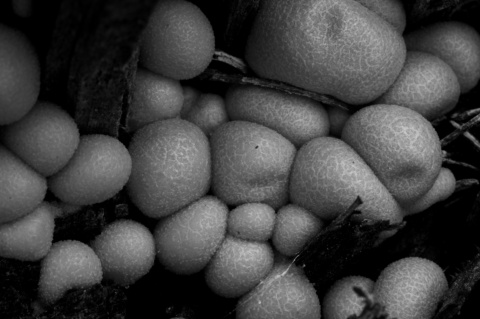
#> input picture Lab2 /fruits.jpg, 480 x 319 px
$ jupyter execute lab2_David.ipynb
#> lines starting #> are read from the running program, lines starting #| are printed output that depends on the picture
[cell 1]
import matplotlib.pyplot as plt
from matplotlib.patches import Circle
from skimage import io,color,img_as_float,transform
from scipy import ndimage as ndi
from skimage.feature import peak_local_max
from scipy import ndimage
import numpy as np
import time

[cell 2]
FILENAME='fruits.jpg'
THRESHOLD_ABS=0.15
THRESHOLD_REL=0.55

# [19 lines of commented-out code are left out]

STEPS = 21
SIGMA_O = 2/1.414
SIGMA_RATIO = 1.2

[cell 3]
def show_all_circles(image, cx, cy, rad, color='r'):
    """
    image: numpy array, representing the grayscsale image
    cx, cy: numpy arrays or lists, centers of the detected blobs
    rad: numpy array or list, radius of the detected blobs
    """
    import matplotlib.pyplot as plt
    from matplotlib.patches import Circle

    fig, ax = plt.subplots()
    ax.set_aspect('equal')
    ax.imshow(image, cmap='gray')
    for x, y, r in zip(cx, cy, rad):
        circ = Circle((x, y), r, color=color, fill=False)
        ax.add_patch(circ)

    plt.title('%i circles' % len(cx))
    plt.show()

[cell 4]
def find_circles_changing_filter(image,scales):

    coordinates=[[],[],[]]
    for s in scales:
        if FILENAME=='fruits.jpg':
            filtered = -ndimage.gaussian_laplace(image, sigma=s)
        elif FILENAME=='water_texture.jpg':
            filtered = ndimage.gaussian_laplace(image, sigma=s)
        else:
            filtered = ndimage.gaussian_laplace(image, sigma=s)**2
        filtered*=s**2


        peaks = peak_local_max(
            filtered,
            threshold_abs=THRESHOLD_ABS,
            threshold_rel=THRESHOLD_REL,
            footprint=np.ones((3,3))
        )

        if len(peaks[:,0])>0:
            coordinates[0]=np.concatenate([coordinates[0],peaks[:,0]])
            coordinates[1]=np.concatenate([coordinates[1],peaks[:,1]])
            coordinates[2]=np.concatenate([coordinates[2],[s*1.414 for x in range(len(peaks[:,0]))]])

    return coordinates

[cell 5]
def find_circles_changing_image(original_image,scales):

    coordinates=[[],[],[]]

    for k in range(len(scales)):

        rescale_factor=1.0/SIGMA_RATIO**k
        new_size=(int(original_image.shape[0]*rescale_factor),int(original_image.shape[1]*rescale_factor))
        image=transform.resize(original_image, new_size)

        if FILENAME=='fruits.jpg':
            filtered = -ndimage.gaussian_laplace(image, sigma=SIGMA_O)
        elif FILENAME=='water_texture.jpg':
            filtered = ndimage.gaussian_laplace(image, sigma=SIGMA_O)
        else:
            filtered = ndimage.gaussian_laplace(image, sigma=SIGMA_O)**2


        #filtered*=SIGMA_O**2


        peaks = peak_local_max(
            filtered,
            threshold_abs=THRESHOLD_ABS,
            threshold_rel=THRESHOLD_REL,
            footprint=np.ones((3,3))
        )

        for i in range(len(peaks)):
            peaks[i]= [int(item/rescale_factor) for item in peaks[i]]

        if len(peaks[:,0])>0:
            coordinates[0]=np.concatenate([coordinates[0],peaks[:,0]])
            coordinates[1]=np.concatenate([coordinates[1],peaks[:,1]])
            coordinates[2]=np.concatenate([coordinates[2],[SIGMA_O*SIGMA_RATIO**k*1.414 for x in range(len(peaks[:,0]))]])

    return coordinates

[cell 6]
original_image = io.imread(FILENAME)
#> original_image is the input picture: shape (319, 480); min 0, max 199, mean 63.4

if len(original_image.shape)>2:
    gray_image = img_as_float(color.rgb2gray(original_image))
else:
    gray_image = img_as_float(original_image)

scales = np.array([SIGMA_O * (SIGMA_RATIO ** i) for i in range(STEPS)])

[cell 7]
start = time.time()
coordinates = find_circles_changing_filter(gray_image,scales)
#> the loop in find_circles_changing_filter, `for s in scales:` made 21 passes
#> peaks on passes 4, 5, 6, 7, 8, 18, 19, 20: [[135, 468], [124, 455], [111, 471]], [[135, 468], [124, 455], [111, 471]], [[136, 469]], [[176, 447], [136, 469], [61, 234], [57, 224]], [[178, 447], [306, 356]], [[302, 407], [141, 405], [176, 361], [23, 341]], [[152, 397]], [[152, 390]]
#> pass 1, in find_circles_changing_filter, `filtered = -ndimage.gaussian_laplace(image, sigma=s)`:
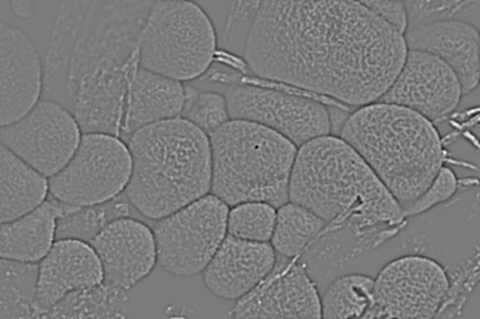
#> filtered: shape (319, 480) float64; min -0.0935, max 0.099, mean 1.63e-05; drawn with min black and max white
#> after the loop in find_circles_changing_filter, `for s in scales:`:
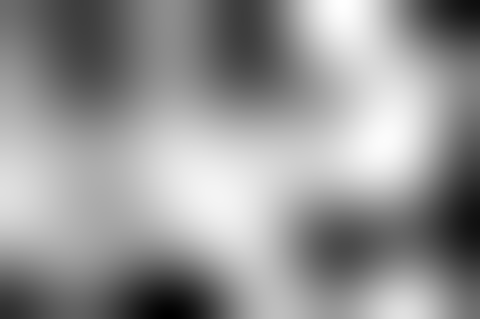
#> filtered: shape (319, 480) float64; min -0.199, max 0.142, mean 0.00051; drawn with min black and max white
#> after the loop in find_circles_changing_filter, `for s in scales:`: coordinates = 3 items
#> coordinates = 3 items
end = time.time()
print("INFO: Operation by changing the image filter took: %.3f ms" %  ((end - start)*1000))

show_all_circles(original_image, coordinates[1], coordinates[0],coordinates[2])
#> the loop in show_all_circles, `for x, y, r in zip(cx, cy, rad):` made 146 passes
#> (x, y, r) on passes 1 to 12: (472, 111, 2), (444, 152, 2), (472, 137, 2), (455, 124, 2), (468, 134, 2), (478, 109, 2), (218, 53, 2), (469, 112, 2), (471, 137, 2.4), (472, 111, 2.4), (467, 134, 2.4), (455, 124, 2.4)
#> in show_all_circles, `plt.show()`:
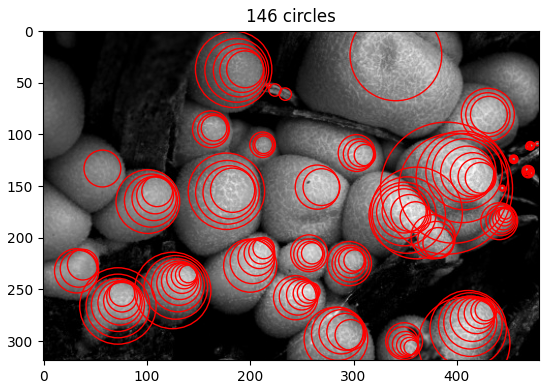
#> figure drawn by matplotlib, 1 panel

[cell 8]
start = time.time()
coordinates=find_circles_changing_image(gray_image,scales)
#> the loop in find_circles_changing_image, `for k in range(len(scales)): ` made 21 passes
#> pass 2, in find_circles_changing_image, `filtered = -ndimage.gaussian_laplace(image, sigma=SIGMA_O)`:
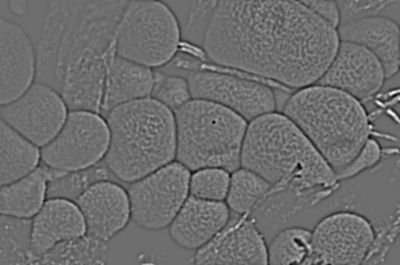
#> filtered: shape (265, 400) float64; min -0.0737, max 0.0968, mean 1.63e-05; drawn with min black and max white
#> after the loop in find_circles_changing_image, `for k in range(len(scales)):`: coordinates = [[], [], []]
#> coordinates = [[], [], []]
end = time.time()
print("INFO: Operation by changing the image size took: %.3f ms" %  ((end - start)*1000))


show_all_circles(original_image, coordinates[1], coordinates[0],coordinates[2])

$ run again, with Lab2 /sunflowers.jpg copied over Lab2 /fruits.jpg
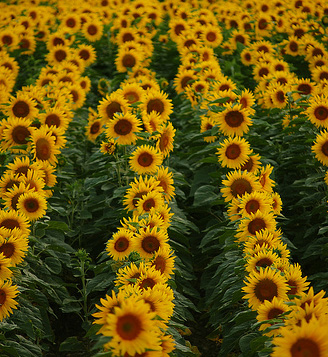
#> input picture Lab2 /sunflowers.jpg, 328 x 357 px
#> original_image is the input picture: shape (357, 328, 3); mean R, G, B 104.4, 83.8, 10.8
#> the loop in find_circles_changing_filter, `for s in scales:` made 21 passes
#> peaks on passes 13 to 19: [[197, 266], [299, 164], [219, 161]], [[196, 264], [301, 161]], [[196, 261], [213, 155], [299, 156], [189, 154]], [[296, 150], [206, 152], [197, 257], [253, 265]], [[296, 146], [207, 150]], [[299, 143]], [[306, 141]]
#> after the loop in find_circles_changing_filter, `for s in scales:`:
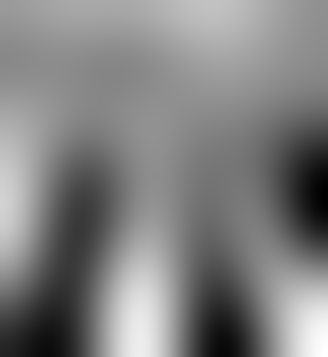
#> filtered: shape (357, 328) float64; min -0.109, max 0.108, mean 0.000668; drawn with min black and max white
#> after the loop in find_circles_changing_filter, `for s in scales:`: coordinates = 3 items
#> the loop in show_all_circles, `for x, y, r in zip(cx, cy, rad):` made 1004 passes
#> (x, y) on passes 1 to 3: (124, 219), (308, 283), (102, 300)
#> the loop in find_circles_changing_image, `for k in range(len(scales)): ` made 21 passes
#> pass 3, in find_circles_changing_image, `filtered = -ndimage.gaussian_laplace(image, sigma=SIGMA_O)`:
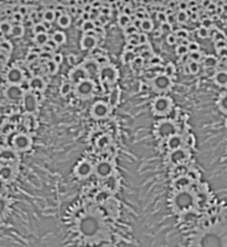
#> filtered: shape (247, 227) float64; min -0.138, max 0.121, mean 2.14e-05; drawn with min black and max white
#> after the loop in find_circles_changing_image, `for k in range(len(scales)):`: coordinates = [[], [], []]
